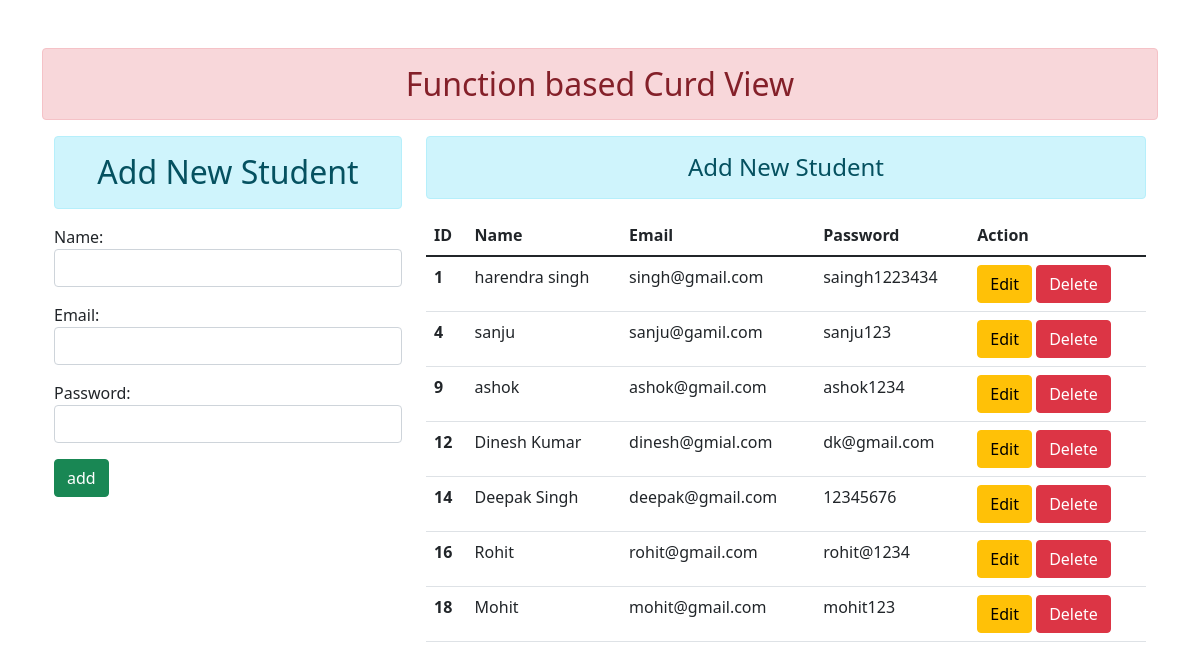
The page / on the database its author committed.
### curd_app/models.py (models this page shows, shortened)
class User(models.Model):
    name = models.CharField(max_length=100)
    email = models.EmailField(max_length=100)
    password = models.CharField(max_length=100)

### curd_app/views.py (the view)
# urls.py: path('',views.add_show,name='add_show'),
def add_show(request):
    if request.method == 'POST':
        form = StudentRegistration(request.POST)
        if form.is_valid():
             name = form.cleaned_data['name']
             email = form.cleaned_data['email']
             password = form.cleaned_data['password']
             fm = User(name=name,email = email,password = password)
             fm.save()
        else:
            return HttpResponse("invalid form data")
    else:
        form = StudentRegistration()
        stdu = User.objects.all()
    return render(request,'addandshow.html',{'form':form,'stdu':stdu},)

### curd_app/forms.py
class StudentRegistration(forms.ModelForm):
    class Meta:
        model = User
        fields = ['name','email','password']
        widgets = {
            'name':forms.TextInput(attrs={'class':'form-control'}),
            'email':forms.EmailInput(attrs={'class':'form-control'}),
            'password':forms.PasswordInput( render_value=True,attrs={'class':'form-control'}),
        }

### templates/addandshow.html (shortened to what this page needs)
{% extends 'base.html'%}
{% block content %}
    <div class="container">
    <div class="row">
        <div class="col-md-4">
            <h2 class="text-center alert alert-info" >Add New Student</h2>
             <form method="POST">
                 {{ form.as_p }}
                 <input type="submit" class="btn btn-success" value = "add">
             </form>
        </div>
        <div class="col-md-8">
            <h4 class="text-center alert alert-info" >Add New Student</h4>
            {% if stdu %}
                <table class="table">
                    <thead>
                        <tr>
                            <th scope="col">ID</th>
                            <th scope="col">Name</th>
                            <th scope="col">Email</th>
                            <th scope="col">Password</th>
                            <th scope="col">Action</th>
                        </tr>
                    </thead>
                    <tbody>
                        {% for st in stdu%}
                            <tr>
                                <th scope="row">{{st.id}}</th>
                                <td>{{st.name}}</td>
                                <td>{{st.email}}</td>
                                <td>{{st.password}}</td>
                            <td>
                            <a href="{% url 'update' st.id %}" class="btn btn-warning">Edit</a>
                            <a href="{% url 'delete' st.id%}" class="btn btn-danger">Delete</a>
                            </td>
                            </tr>
                        {% endfor %}
                    </tbody>
                </table>
            {% else %}
                <h3 class="alert alert-danger">No Record Found</h3>
            {% endif %}
        </div>
    </div>
    </div>
{% endblock %}

### templates/base.html (shortened to what this page needs)
<!DOCTYPE html>
{% load static %}
<html lang="en">
<head>
    <link rel="stylesheet" href="{% static 'curl/css/bootstrap.min.css'  %}">
</head>
<body>
<div class="container mt-5">
    <h2 class="text-center alert alert-danger">Function based Curd View</h2>
    {% block content %}
    {% endblock %}
</div>
</body>
</html>

### rows shown on the page
User: id "1", name "harendra singh", email "singh@gmail.com", password "saingh1223434"
User: id "4", name "sanju", email "sanju@gamil.com", password "sanju123"
User: id "9", name "ashok", email "ashok@gmail.com", password "ashok1234"
User: id "12", name "Dinesh Kumar", email "dinesh@gmial.com", password "dk@gmail.com"
User: id "14", name "Deepak Singh", email "deepak@gmail.com", password "12345676"
User: id "16", name "Rohit", email "rohit@gmail.com", password "rohit@1234"
User: id "18", name "Mohit", email "mohit@gmail.com", password "mohit123"
